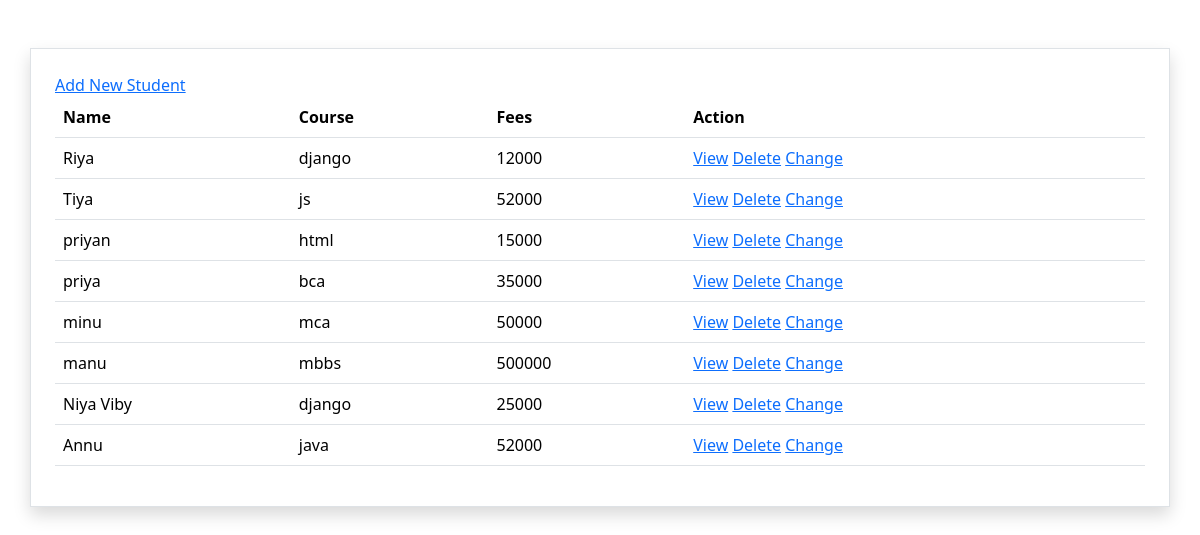
Page /student/all/ on the committed database.
### myapp/models.py (models this page shows, shortened)
class Student(models.Model):
    name=models.CharField(max_length=200)
    course=models.CharField(max_length=200)
    fees=models.PositiveIntegerField()

### myapp/views.py (the view)
# urls.py: path('student/all/',views.StudentsListView.as_view(),name="student-list"),
class StudentsListView(View):
    def get(self,request,*args,**kwargs):
        qs=Student.objects.all()
        return render(request,"student_list.html",{"data":qs})

### myapp/templates/student_list.html (shortened to what this page needs)
<!DOCTYPE html>
<html lang="en">
<head>
    <link href="https://cdn.jsdelivr.net/npm/bootstrap@5.3.3/dist/css/bootstrap.min.css" rel="stylesheet">
</head>
<body>
    <div class="container border shadow mt-5 p-4">
        <a href="{%url 'student-create'%}">Add New Student</a>
        <table class="table">
            <tr class="fw-bold">
                <td>Name</td>
                <td>Course</td>
                <td>Fees</td>
                <td>Action</td>
            </tr>
            {%for s in data%}
            <tr>
                <td>{{s.name}}</td>
                <td>{{s.course}}</td>
                <td>{{s.fees}}</td>
                <td>
                    <a href="{%url 'student-detail' s.id%}">View</a>
                    <a href="{%url 'student-delete' s.id%}">Delete</a>
                    <a href="{%url 'student-change' s.id%}">Change</a>
                </td>
            </tr>
            {%endfor%}
        </table>
    </div>
</body>
</html>

### rows in the picture
Student: name "Riya", course "django", fees "12000"
Student: name "Tiya", course "js", fees "52000"
Student: name "priyan", course "html", fees "15000"
Student: name "priya", course "bca", fees "35000"
Student: name "minu", course "mca", fees "50000"
Student: name "manu", course "mbbs", fees "500000"
Student: name "Niya Viby", course "django", fees "25000"
Student: name "Annu", course "java", fees "52000"
